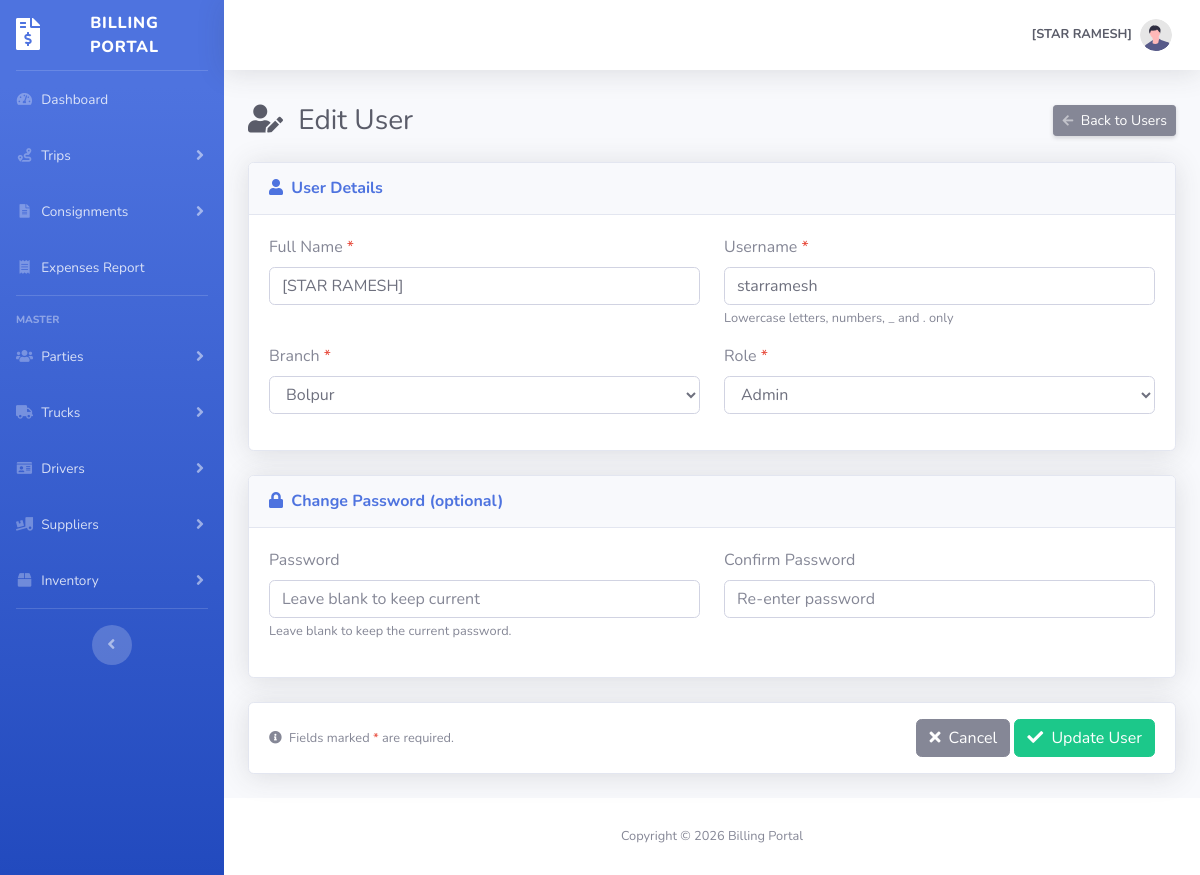
Before: /user.php?id=1 (signed in) with the older database file.
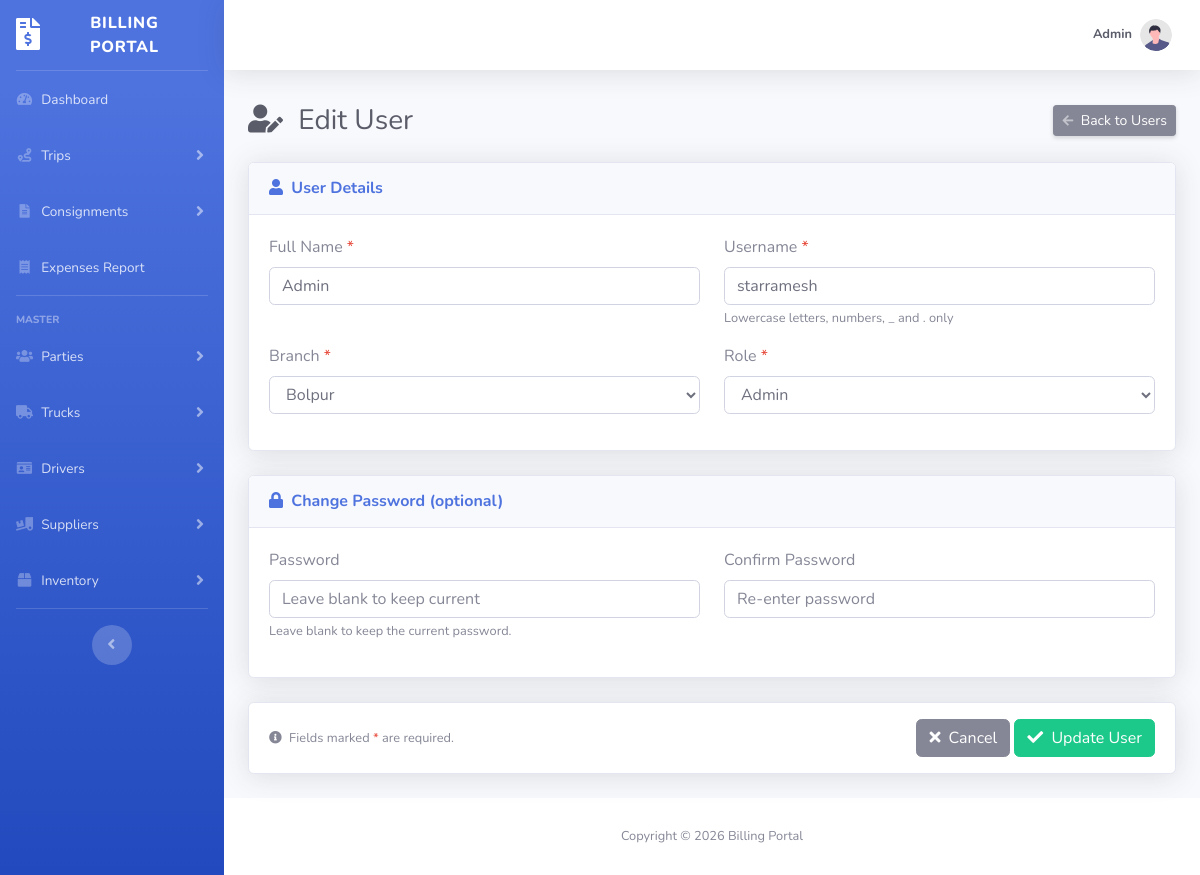
After: the same page with the newer database file.
### tables this page shows
CREATE TABLE `user` (
  `id` int(10) UNSIGNED NOT NULL,
  `username` varchar(30) NOT NULL,
  `password` varchar(30) NOT NULL,
  `full_name` varchar(100) DEFAULT NULL,
  `branch_id` int(10) UNSIGNED DEFAULT NULL,
  `role_id` int(10) UNSIGNED DEFAULT NULL,
  `active` tinyint(1) NOT NULL DEFAULT 1,
  `created_at` datetime NOT NULL DEFAULT current_timestamp(),
  `updated_at` datetime NOT NULL DEFAULT current_timestamp() ON UPDATE current_timestamp()
);

CREATE TABLE `branch` (
  `id` int(10) UNSIGNED NOT NULL,
  `branch_name` varchar(100) NOT NULL,
  `branch_code` varchar(10) NOT NULL,
  `address` varchar(255) DEFAULT NULL,
  `city` varchar(50) DEFAULT NULL,
  `state` varchar(50) DEFAULT NULL,
  `pincode` char(6) DEFAULT NULL,
  `phone` varchar(15) DEFAULT NULL,
  `email` varchar(100) DEFAULT NULL,
  `active` tinyint(1) NOT NULL DEFAULT 1,
  `created_at` datetime NOT NULL DEFAULT current_timestamp(),
  `updated_at` datetime NOT NULL DEFAULT current_timestamp() ON UPDATE current_timestamp()
);

CREATE TABLE `role` (
  `id` int(10) UNSIGNED NOT NULL,
  `role_name` varchar(50) NOT NULL,
  `role_desc` varchar(255) DEFAULT NULL,
  `active` tinyint(1) NOT NULL DEFAULT 1,
  `created_at` datetime NOT NULL DEFAULT current_timestamp(),
  `updated_at` datetime NOT NULL DEFAULT current_timestamp() ON UPDATE current_timestamp()
);

### user.php (the view, shortened to what the changed rows need)
<?php
include 'constant.php';
$editId = isset($_GET['id']) ? (int) $_GET['id'] : 0;
$isEdit = $editId > 0;
$old = [
    'username'  => '',
    'full_name' => '',
    'branch_id' => 0,
    'role_id'   => 0,
    'active'    => 1,
];
if ($isEdit) {
    $res = mysqli_query($conn, "SELECT * FROM `user` WHERE id = $editId LIMIT 1");
    $row = mysqli_fetch_assoc($res);
    $old['username']  = $row['username']  ?? '';
    $old['full_name'] = $row['full_name'] ?? '';
    $old['branch_id'] = (int) ($row['branch_id'] ?? 0);
    $old['role_id']   = (int) ($row['role_id']   ?? 0);
    $old['active']    = (int) ($row['active']    ?? 1);
}
$branches = [];
$resB = mysqli_query($conn, "SELECT id, branch_name FROM branch WHERE active = 1 ORDER BY branch_name");
if ($resB) {
    while ($b = mysqli_fetch_assoc($resB)) {
        $branches[] = $b;
    }
}
$roles = [];
$resR = mysqli_query($conn, "SELECT id, role_name FROM role WHERE active = 1 ORDER BY id");
if ($resR) {
    while ($r = mysqli_fetch_assoc($resR)) {
        $roles[] = $r;
    }
}
?>
<!DOCTYPE html>
<html lang="en">
<head>
    <?php include 'layout/header.php'; ?>
</head>
<body id="page-top">
    <div id="wrapper">
        <div id="content-wrapper" class="d-flex flex-column">
            <div id="content">
                <?php include 'layout/topbar.php'; ?>
                <div class="container-fluid">
                    <div class="d-sm-flex align-items-center justify-content-between mb-4">
                        <h1 class="h3 mb-0 text-gray-800">
                            <i class="fas <?= $isEdit ? 'fa-user-edit' : 'fa-user-plus' ?> mr-2"></i>
                            <?= $isEdit ? 'Edit User' : 'Add User' ?>
                        </h1>
                    </div>
                    <form id="userForm" action="" method="POST" novalidate>
                        <div class="card shadow mb-4">
                            <div class="card-body">
                                <div class="row">
                                    <div class="col-md-6">
                                        <div class="form-group">
                                            <label for="full_name">
                                                Full Name <span class="text-danger">*</span>
                                            </label>
                                            <input
                                                type="text"
                                                id="full_name"
                                                name="full_name"
                                                class="form-control"
                                                maxlength="100"
                                                placeholder="Enter full name"
                                                value="<?= htmlspecialchars($old['full_name'], ENT_QUOTES, 'UTF-8') ?>">
                                        </div>
                                    </div>
                                    <div class="col-md-6">
                                        <div class="form-group">
                                            <label for="username">
                                                Username <span class="text-danger">*</span>
                                            </label>
                                            <input
                                                type="text"
                                                id="username"
                                                name="username"
                                                class="form-control"
                                                maxlength="30"
                                                placeholder="Enter username"
                                                autocomplete="off"
                                                value="<?= htmlspecialchars($old['username'], ENT_QUOTES, 'UTF-8') ?>">
                                            <small class="form-text text-muted">
                                                Lowercase letters, numbers, _ and . only
                                            </small>
                                        </div>
                                    </div>
                                    <div class="col-md-6">
                                        <div class="form-group">
                                            <label for="branch_id">
                                                Branch <span class="text-danger">*</span>
                                            </label>
                                            <select id="branch_id" name="branch_id" class="form-control">
                                                <?php foreach ($branches as $b): ?>
                                                    <option value="<?= (int) $b['id'] ?>"
                                                        <?= $old['branch_id'] === (int) $b['id'] ? 'selected' : '' ?>>
                                                        <?= htmlspecialchars($b['branch_name'], ENT_QUOTES, 'UTF-8') ?>
                                                    </option>
                                                <?php endforeach; ?>
                                            </select>
                                        </div>
                                    </div>
                                    <div class="col-md-6">
                                        <div class="form-group">
                                            <label for="role_id">
                                                Role <span class="text-danger">*</span>
                                            </label>
                                            <select id="role_id" name="role_id" class="form-control">
                                                <?php foreach ($roles as $r): ?>
                                                    <option value="<?= (int) $r['id'] ?>"
                                                        <?= $old['role_id'] === (int) $r['id'] ? 'selected' : '' ?>>
                                                        <?= htmlspecialchars($r['role_name'], ENT_QUOTES, 'UTF-8') ?>
                                                    </option>
                                                <?php endforeach; ?>
                                            </select>
                                        </div>
                                    </div>
                                </div>
                            </div>
                        </div>
                    </form>
                </div>
            </div>
        </div>
    </div>
</body>
</html>

### layout/topbar.php (shortened to what the changed rows need)
<?php
$topbarUserName = $_SESSION['full_name'] ?? $_SESSION['username'] ?? 'User';
?>
<nav class="navbar navbar-expand navbar-light bg-white topbar mb-4 static-top shadow">
    <ul class="navbar-nav ml-auto">
        <li class="nav-item dropdown no-arrow">
            <a
                class="nav-link dropdown-toggle"
                href="#"
                id="userDropdown"
                role="button"
                data-toggle="dropdown"
                aria-haspopup="true"
                aria-expanded="false">
                <span class="mr-2 d-none d-lg-inline text-gray-600 small text-right">
                    <span class="d-block font-weight-bold text-gray-800">
                        <?= htmlspecialchars($topbarUserName, ENT_QUOTES, 'UTF-8') ?>
                    </span>
                </span>
            </a>
        </li>
    </ul>
</nav>

Changed rows visible on the page:
changed user "Admin": full_name "[STAR RAMESH]" → "Admin"
Other visible differences:
$topbarUserName: "[STAR RAMESH]" → "Admin"
